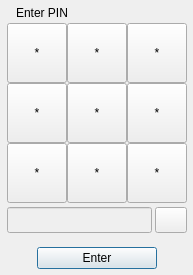
<?xml version="1.0" encoding="UTF-8"?>
<ui version="4.0">
 <class>HardwareWalletPinDlg</class>
 <widget class="QDialog" name="HardwareWalletPinDlg">
  <property name="geometry">
   <rect>
    <x>0</x>
    <y>0</y>
    <width>172</width>
    <height>275</height>
   </rect>
  </property>
  <property name="minimumSize">
   <size>
    <width>0</width>
    <height>0</height>
   </size>
  </property>
  <property name="maximumSize">
   <size>
    <width>100000</width>
    <height>10000</height>
   </size>
  </property>
  <property name="windowTitle">
   <string>Dialog</string>
  </property>
  <property name="modal">
   <bool>true</bool>
  </property>
  <layout class="QVBoxLayout" name="verticalLayout">
   <property name="spacing">
    <number>3</number>
   </property>
   <property name="leftMargin">
    <number>6</number>
   </property>
   <property name="topMargin">
    <number>6</number>
   </property>
   <property name="rightMargin">
    <number>6</number>
   </property>
   <property name="bottomMargin">
    <number>6</number>
   </property>
   <item>
    <layout class="QHBoxLayout" name="horizontalLayout_4">
     <property name="spacing">
      <number>0</number>
     </property>
     <property name="leftMargin">
      <number>10</number>
     </property>
     <property name="rightMargin">
      <number>10</number>
     </property>
     <item>
      <widget class="QLabel" name="lblMessage">
       <property name="sizePolicy">
        <sizepolicy hsizetype="Preferred" vsizetype="Maximum">
         <horstretch>0</horstretch>
         <verstretch>0</verstretch>
        </sizepolicy>
       </property>
       <property name="text">
        <string>Enter PIN</string>
       </property>
      </widget>
     </item>
    </layout>
   </item>
   <item>
    <widget class="QWidget" name="wdgPinButtons" native="true">
     <layout class="QHBoxLayout" name="layPinButtons">
      <property name="spacing">
       <number>0</number>
      </property>
      <property name="leftMargin">
       <number>1</number>
      </property>
      <property name="rightMargin">
       <number>0</number>
      </property>
      <property name="topMargin">
       <number>0</number>
      </property>
      <property name="bottomMargin">
       <number>0</number>
      </property>
      <item>
       <layout class="QVBoxLayout" name="verticalLayout_2">
        <property name="spacing">
         <number>0</number>
        </property>
        <item>
         <layout class="QGridLayout" name="gridLayout">
          <property name="sizeConstraint">
           <enum>QLayout::SetDefaultConstraint</enum>
          </property>
          <property name="spacing">
           <number>0</number>
          </property>
          <item row="2" column="0">
           <widget class="QPushButton" name="btnPin1">
            <property name="sizePolicy">
             <sizepolicy hsizetype="Fixed" vsizetype="Fixed">
              <horstretch>0</horstretch>
              <verstretch>0</verstretch>
             </sizepolicy>
            </property>
            <property name="minimumSize">
             <size>
              <width>60</width>
              <height>60</height>
             </size>
            </property>
            <property name="maximumSize">
             <size>
              <width>60</width>
              <height>60</height>
             </size>
            </property>
            <property name="text">
             <string>*</string>
            </property>
            <property name="autoDefault">
             <bool>false</bool>
            </property>
           </widget>
          </item>
          <item row="1" column="1">
           <widget class="QPushButton" name="btnPin5">
            <property name="sizePolicy">
             <sizepolicy hsizetype="Fixed" vsizetype="Fixed">
              <horstretch>0</horstretch>
              <verstretch>0</verstretch>
             </sizepolicy>
            </property>
            <property name="minimumSize">
             <size>
              <width>60</width>
              <height>60</height>
             </size>
            </property>
            <property name="maximumSize">
             <size>
              <width>60</width>
              <height>60</height>
             </size>
            </property>
            <property name="text">
             <string>*</string>
            </property>
            <property name="autoDefault">
             <bool>false</bool>
            </property>
           </widget>
          </item>
          <item row="2" column="2">
           <widget class="QPushButton" name="btnPin3">
            <property name="sizePolicy">
             <sizepolicy hsizetype="Fixed" vsizetype="Fixed">
              <horstretch>0</horstretch>
              <verstretch>0</verstretch>
             </sizepolicy>
            </property>
            <property name="minimumSize">
             <size>
              <width>60</width>
              <height>60</height>
             </size>
            </property>
            <property name="maximumSize">
             <size>
              <width>60</width>
              <height>60</height>
             </size>
            </property>
            <property name="text">
             <string>*</string>
            </property>
            <property name="autoDefault">
             <bool>false</bool>
            </property>
           </widget>
          </item>
          <item row="1" column="0">
           <widget class="QPushButton" name="btnPin4">
            <property name="sizePolicy">
             <sizepolicy hsizetype="Fixed" vsizetype="Fixed">
              <horstretch>0</horstretch>
              <verstretch>0</verstretch>
             </sizepolicy>
            </property>
            <property name="minimumSize">
             <size>
              <width>60</width>
              <height>60</height>
             </size>
            </property>
            <property name="maximumSize">
             <size>
              <width>60</width>
              <height>60</height>
             </size>
            </property>
            <property name="text">
             <string>*</string>
            </property>
            <property name="autoDefault">
             <bool>false</bool>
            </property>
           </widget>
          </item>
          <item row="0" column="2">
           <widget class="QPushButton" name="btnPin9">
            <property name="sizePolicy">
             <sizepolicy hsizetype="Fixed" vsizetype="Fixed">
              <horstretch>0</horstretch>
              <verstretch>0</verstretch>
             </sizepolicy>
            </property>
            <property name="minimumSize">
             <size>
              <width>60</width>
              <height>60</height>
             </size>
            </property>
            <property name="maximumSize">
             <size>
              <width>60</width>
              <height>60</height>
             </size>
            </property>
            <property name="text">
             <string>*</string>
            </property>
            <property name="autoDefault">
             <bool>false</bool>
            </property>
           </widget>
          </item>
          <item row="0" column="1">
           <widget class="QPushButton" name="btnPin8">
            <property name="sizePolicy">
             <sizepolicy hsizetype="Fixed" vsizetype="Fixed">
              <horstretch>0</horstretch>
              <verstretch>0</verstretch>
             </sizepolicy>
            </property>
            <property name="minimumSize">
             <size>
              <width>60</width>
              <height>60</height>
             </size>
            </property>
            <property name="maximumSize">
             <size>
              <width>60</width>
              <height>60</height>
             </size>
            </property>
            <property name="text">
             <string>*</string>
            </property>
            <property name="autoDefault">
             <bool>false</bool>
            </property>
            <property name="flat">
             <bool>false</bool>
            </property>
           </widget>
          </item>
          <item row="0" column="0">
           <widget class="QPushButton" name="btnPin7">
            <property name="sizePolicy">
             <sizepolicy hsizetype="Fixed" vsizetype="Fixed">
              <horstretch>0</horstretch>
              <verstretch>0</verstretch>
             </sizepolicy>
            </property>
            <property name="minimumSize">
             <size>
              <width>60</width>
              <height>60</height>
             </size>
            </property>
            <property name="maximumSize">
             <size>
              <width>60</width>
              <height>60</height>
             </size>
            </property>
            <property name="text">
             <string>*</string>
            </property>
            <property name="autoDefault">
             <bool>false</bool>
            </property>
            <property name="flat">
             <bool>false</bool>
            </property>
           </widget>
          </item>
          <item row="1" column="2">
           <widget class="QPushButton" name="btnPin6">
            <property name="sizePolicy">
             <sizepolicy hsizetype="Fixed" vsizetype="Fixed">
              <horstretch>0</horstretch>
              <verstretch>0</verstretch>
             </sizepolicy>
            </property>
            <property name="minimumSize">
             <size>
              <width>60</width>
              <height>60</height>
             </size>
            </property>
            <property name="maximumSize">
             <size>
              <width>60</width>
              <height>60</height>
             </size>
            </property>
            <property name="text">
             <string>*</string>
            </property>
            <property name="autoDefault">
             <bool>false</bool>
            </property>
           </widget>
          </item>
          <item row="2" column="1">
           <widget class="QPushButton" name="btnPin2">
            <property name="sizePolicy">
             <sizepolicy hsizetype="Fixed" vsizetype="Fixed">
              <horstretch>0</horstretch>
              <verstretch>0</verstretch>
             </sizepolicy>
            </property>
            <property name="minimumSize">
             <size>
              <width>60</width>
              <height>60</height>
             </size>
            </property>
            <property name="maximumSize">
             <size>
              <width>60</width>
              <height>60</height>
             </size>
            </property>
            <property name="text">
             <string>*</string>
            </property>
            <property name="autoDefault">
             <bool>false</bool>
            </property>
           </widget>
          </item>
         </layout>
        </item>
        <item>
         <layout class="QHBoxLayout" name="horizontalLayout">
          <property name="spacing">
           <number>3</number>
          </property>
          <property name="sizeConstraint">
           <enum>QLayout::SetDefaultConstraint</enum>
          </property>
          <property name="leftMargin">
           <number>0</number>
          </property>
          <property name="topMargin">
           <number>4</number>
          </property>
          <property name="rightMargin">
           <number>0</number>
          </property>
          <item>
           <widget class="QLineEdit" name="edtPin">
            <property name="enabled">
             <bool>false</bool>
            </property>
            <property name="sizePolicy">
             <sizepolicy hsizetype="Expanding" vsizetype="Maximum">
              <horstretch>0</horstretch>
              <verstretch>0</verstretch>
             </sizepolicy>
            </property>
            <property name="minimumSize">
             <size>
              <width>0</width>
              <height>24</height>
             </size>
            </property>
            <property name="font">
             <font>
              <pointsize>15</pointsize>
             </font>
            </property>
            <property name="frame">
             <bool>true</bool>
            </property>
            <property name="echoMode">
             <enum>QLineEdit::Password</enum>
            </property>
           </widget>
          </item>
          <item>
           <widget class="QPushButton" name="btnDelete">
            <property name="sizePolicy">
             <sizepolicy hsizetype="Fixed" vsizetype="Maximum">
              <horstretch>0</horstretch>
              <verstretch>0</verstretch>
             </sizepolicy>
            </property>
            <property name="minimumSize">
             <size>
              <width>32</width>
              <height>26</height>
             </size>
            </property>
            <property name="toolTip">
             <string>Delete last character</string>
            </property>
            <property name="text">
             <string/>
            </property>
            <property name="autoDefault">
             <bool>false</bool>
            </property>
           </widget>
          </item>
         </layout>
        </item>
       </layout>
      </item>
      <item>
       <spacer name="horizontalSpacer_3">
        <property name="orientation">
         <enum>Qt::Horizontal</enum>
        </property>
        <property name="sizeType">
         <enum>QSizePolicy::Expanding</enum>
        </property>
        <property name="sizeHint" stdset="0">
         <size>
          <width>0</width>
          <height>20</height>
         </size>
        </property>
       </spacer>
      </item>
     </layout>
    </widget>
   </item>
   <item>
    <spacer name="verticalSpacer">
     <property name="orientation">
      <enum>Qt::Vertical</enum>
     </property>
     <property name="sizeHint" stdset="0">
      <size>
       <width>20</width>
       <height>0</height>
      </size>
     </property>
    </spacer>
   </item>
   <item>
    <layout class="QHBoxLayout" name="horizontalLayout_3">
     <property name="topMargin">
      <number>4</number>
     </property>
     <item>
      <spacer name="horizontalSpacer">
       <property name="orientation">
        <enum>Qt::Horizontal</enum>
       </property>
       <property name="sizeHint" stdset="0">
        <size>
         <width>0</width>
         <height>20</height>
        </size>
       </property>
      </spacer>
     </item>
     <item>
      <widget class="QPushButton" name="btnEnterPin">
       <property name="sizePolicy">
        <sizepolicy hsizetype="Preferred" vsizetype="Maximum">
         <horstretch>0</horstretch>
         <verstretch>0</verstretch>
        </sizepolicy>
       </property>
       <property name="minimumSize">
        <size>
         <width>120</width>
         <height>0</height>
        </size>
       </property>
       <property name="maximumSize">
        <size>
         <width>100000</width>
         <height>16777215</height>
        </size>
       </property>
       <property name="text">
        <string>Enter</string>
       </property>
      </widget>
     </item>
     <item>
      <spacer name="horizontalSpacer_2">
       <property name="orientation">
        <enum>Qt::Horizontal</enum>
       </property>
       <property name="sizeHint" stdset="0">
        <size>
         <width>0</width>
         <height>20</height>
        </size>
       </property>
      </spacer>
     </item>
    </layout>
   </item>
  </layout>
 </widget>
 <resources/>
 <connections/>
</ui>
